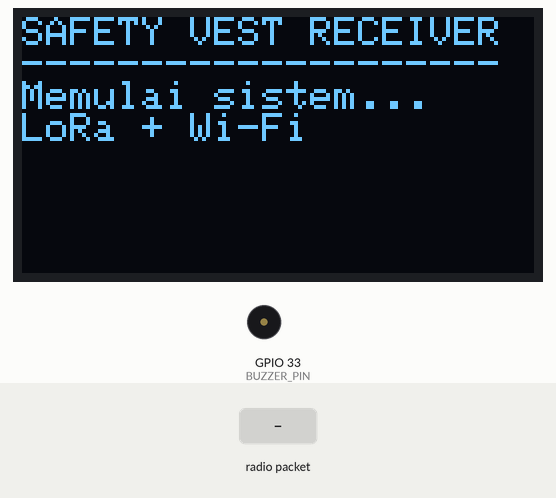
Bench run of a sketch on a simulated ESP32. On the bench: 128×64 one-colour display, buzzer (waves = sounding, pin HIGH). The inputs (shaded band) are chosen by the test bench. WiFi joins after 1.5 s; servers stay silent unless stated; uploads are accepted with an empty reply; no radio packets arrive unless stated; what the sketch prints to the serial monitor is not drawn.

Above: at 1.1 s.
At 8.3 s:
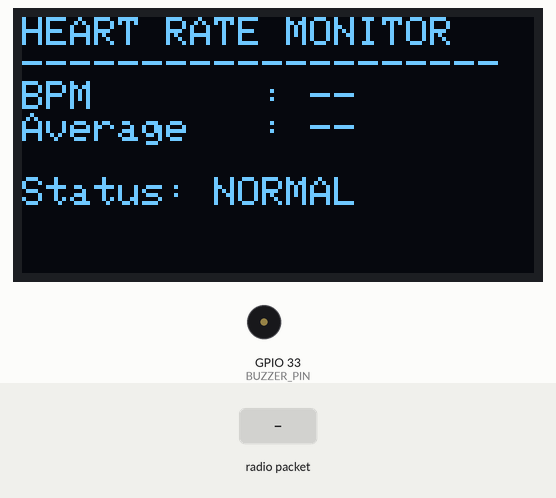
8.4 s: radio packet "EMERGENCY" arrives
At 8.53 s:
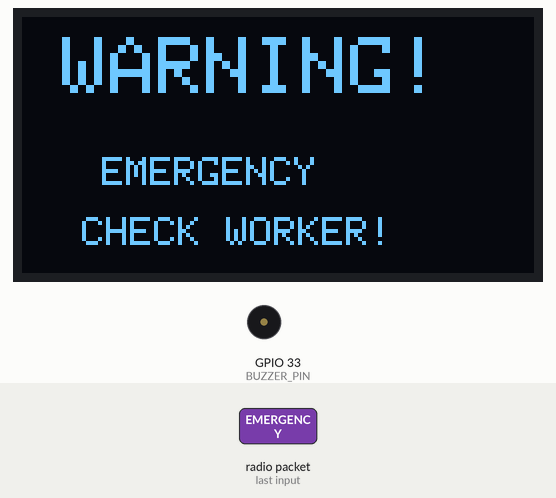
At 9.6 s:
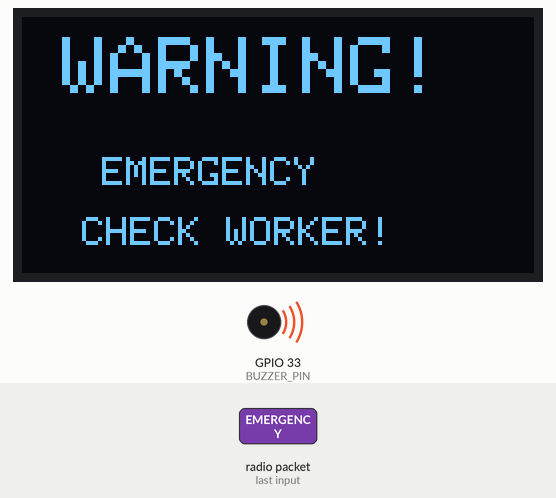
10.1 s: radio packet "DATA," arrives
11.6 s: radio packet "NO_FIX" arrives
Timing chart, 0 to 14.9 s (numbered marks = the images above; inputs shaded):
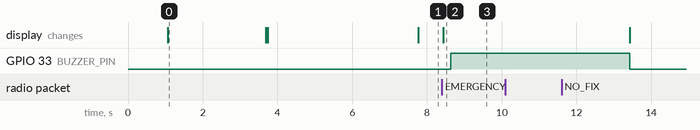

The sketch:

RX_wifi_oled.ino
```cpp
#include <WiFi.h>
#include <HTTPClient.h>
#include <SPI.h>
#include <LoRa.h>
#include <Wire.h>
#include <Adafruit_GFX.h>
#include <Adafruit_SSD1306.h>

const char* WIFI_SSID = "NAMA_WIFI";
const char* WIFI_PASSWORD = "PASSWORD_WIFI";

const char* SERVER_URL =
  "http://111.111.1.111:3000/api/data";


#define LORA_SCK   18
#define LORA_MISO  19
#define LORA_MOSI  23
#define LORA_SS     5
#define LORA_RST   14
#define LORA_DIO0  26
#define LORA_BAND  433E6

#define BUZZER_PIN 33

const unsigned long BUZZER_DURATION = 5000;
unsigned long buzzerActiveUntil = 0;
unsigned long emergencyDisplayUntil = 0;

#define SCREEN_WIDTH 128
#define SCREEN_HEIGHT 64
#define OLED_ADDR 0x3C

Adafruit_SSD1306 display(
  SCREEN_WIDTH,
  SCREEN_HEIGHT,
  &Wire,
  -1
);

bool oledReady = false;

const unsigned long DISPLAY_INTERVAL = 4000;
unsigned long lastDisplay = 0;

bool displayPage = false;

float latitude = 0.0;
float longitude = 0.0;
float uvIndex = 0.0;
float suhu = -127.0;

float bpm = 0.0;
int beatAvg = 0;

bool gpsAvailable = false;
bool emergencyStatus = false;


unsigned long lastWiFiAttempt = 0;

void showMessage(String line1, String line2) {

  if (!oledReady) return;

  display.clearDisplay();
  display.setTextColor(SSD1306_WHITE);
  display.setTextSize(1);
  display.setCursor(0, 0);

  display.println("SAFETY VEST RECEIVER");
  display.println("--------------------");
  display.println(line1);
  display.println(line2);

  display.display();
}

void connectWiFi() {

  WiFi.mode(WIFI_STA);
  WiFi.begin(WIFI_SSID, WIFI_PASSWORD);

  Serial.print("Menghubungkan Wi-Fi");

  unsigned long start = millis();

  while (WiFi.status() != WL_CONNECTED &&
         millis() - start < 15000) {

    delay(400);
    Serial.print(".");
  }
  Serial.println();

  if (WiFi.status() == WL_CONNECTED) {

    Serial.println("Wi-Fi berhasil terhubung!");
    Serial.print("IP Receiver: ");
    Serial.println(WiFi.localIP());

    showMessage(
      "Wi-Fi ONLINE",
      WiFi.localIP().toString()
    );

  } else {

    Serial.println("Wi-Fi belum terhubung.");

    showMessage(
      "Wi-Fi OFFLINE",
      "Coba sambung ulang"
    );
  }
}

bool parseSensorData(String payload) {

  if (!payload.startsWith("DATA,")) {
    return false;
  }
  payload.remove(0, 5);
  String data[6];
  int index = 0;

  while (index < 6) {

    int commaIndex = payload.indexOf(',');

    if (commaIndex == -1) {
      data[index] = payload;
      index++;
      break;
    }
    data[index] = payload.substring(0, commaIndex);
    payload.remove(0, commaIndex + 1);
    index++;
  }

  if (index != 6) {
    Serial.println("Format data sensor tidak lengkap!");
    return false;
  }

  // Membaca GPS
  if (data[0] == "NO_FIX") {

    gpsAvailable = false;

  } else {

    latitude = data[0].toFloat();
    longitude = data[1].toFloat();

    gpsAvailable = true;
  }

  uvIndex = data[2].toFloat();
  suhu = data[3].toFloat();
  bpm = data[4].toFloat();
  beatAvg = data[5].toInt();

  Serial.println("Data sensor berhasil diproses.");

  return true;
}

void displayPage1() {

  if (!oledReady) return;

  display.clearDisplay();
  display.setTextColor(SSD1306_WHITE);
  display.setTextSize(1);
  display.setCursor(0, 0);

  display.println("SAFETY VEST MONITOR");
  display.println("--------------------");

  if (gpsAvailable) {

    display.print("Lat: ");
    display.println(latitude, 6);

    display.print("Lon: ");
    display.println(longitude, 6);

  } else {

    display.println("GPS: NO FIX");
    display.println("Koordinat belum ada");
  }

  display.print("UV   : ");
  display.println(uvIndex, 1);

  display.print("Temp : ");

  if (suhu > -100) {

    display.print(suhu, 1);
    display.println(" C");

  } else {

    display.println("--");
  }

  display.display();
}

void displayPage2() {

  if (!oledReady) return;

  display.clearDisplay();
  display.setTextColor(SSD1306_WHITE);
  display.setTextSize(1);
  display.setCursor(0, 0);

  display.println("HEART RATE MONITOR");
  display.println("--------------------");

  display.print("BPM       : ");

  if (bpm > 0) {
    display.println(bpm, 0);
  } else {
    display.println("--");
  }

  display.print("Average   : ");

  if (beatAvg > 0) {
    display.println(beatAvg);
  } else {
    display.println("--");
  }

  display.println();

  if (emergencyStatus) {
    display.println("!!! EMERGENCY !!!");
  } else {
    display.println("Status: NORMAL");
  }
  display.display();
}

void displayEmergency() {
  if (!oledReady) return;

  display.clearDisplay();

  display.setTextColor(SSD1306_WHITE);

  display.setTextSize(2);
  display.setCursor(10, 5);
  display.println("WARNING!");

  display.setTextSize(1);
  display.setCursor(20, 35);
  display.println("EMERGENCY");

  display.setCursor(15, 50);
  display.println("CHECK WORKER!");

  display.display();
}
bool postPacket(String payload, long rssi, float snr) {

  if (WiFi.status() != WL_CONNECTED) {
    Serial.println("Wi-Fi tidak tersedia.");
    return false;
  }
  HTTPClient http;
  http.setTimeout(2500);
  http.begin(SERVER_URL);
  http.addHeader(
    "Content-Type",
    "application/json"
  );

  String json = "{\"payload\":\"" + payload +
                "\",\"rssi\":" + String(rssi) +
                ",\"snr\":" + String(snr, 1) + "}";

  int httpCode = http.POST(json);

  if (httpCode > 0) {
    Serial.print("HTTP POST: ");
    Serial.println(httpCode);
    Serial.print("Response: ");
    Serial.println(http.getString());
  } else {
    Serial.print("HTTP Error: ");
    Serial.println(http.errorToString(httpCode));
  }
  http.end();
  return (httpCode >= 200 && httpCode < 300);
}

void setup() {

  Serial.begin(115200);
  delay(1000);

  Serial.println();
  Serial.println("================================");
  Serial.println("      SAFETY VEST RECEIVER");
  Serial.println("================================");

  pinMode(BUZZER_PIN, OUTPUT);
  digitalWrite(BUZZER_PIN, LOW);

  Wire.begin(21, 22);

  if (display.begin(
        SSD1306_SWITCHCAPVCC,
        OLED_ADDR
      )) {

    oledReady = true;

    showMessage(
      "Memulai sistem...",
      "LoRa + Wi-Fi"
    );
  } else {
    Serial.println("OLED gagal dimulai!");
  }
  delay(1000);

  connectWiFi();

  SPI.begin(
    LORA_SCK,
    LORA_MISO,
    LORA_MOSI,
    LORA_SS
  );

  LoRa.setPins(
    LORA_SS,
    LORA_RST,
    LORA_DIO0
  );

  if (!LoRa.begin(LORA_BAND)) {
    Serial.println("LoRa gagal dimulai!");
    showMessage(
      "LORA ERROR",
      "LoRa gagal dimulai"
    );
    while (true) {
      delay(1000);
    }
  }
  LoRa.setSpreadingFactor(7);
  LoRa.setSignalBandwidth(125E3);
  LoRa.setCodingRate4(5);
  LoRa.enableCrc();

  Serial.println("LoRa berhasil dimulai.");
  Serial.println("Frekuensi: 433 MHz");
  Serial.println("SF: 7");
  Serial.println("BW: 125 kHz");
  Serial.println("CR: 4/5");

  Serial.println();
  Serial.println("Menunggu data transmitter...");

  showMessage(
    "LoRa ONLINE",
    WiFi.status() == WL_CONNECTED
      ? "Wi-Fi ONLINE"
      : "Wi-Fi OFFLINE"
  );
  lastDisplay = millis();
}

void loop() {
  unsigned long now = millis();

  if (WiFi.status() != WL_CONNECTED &&
      now - lastWiFiAttempt >= 10000) {
    lastWiFiAttempt = now;
    Serial.println("Mencoba menghubungkan Wi-Fi...");
    WiFi.disconnect();
    WiFi.begin(WIFI_SSID, WIFI_PASSWORD);
  }

  if (buzzerActiveUntil != 0 &&
      (long)(buzzerActiveUntil - now) > 0) {
    digitalWrite(BUZZER_PIN, HIGH);
  } else {
    digitalWrite(BUZZER_PIN, LOW);
    buzzerActiveUntil = 0;
  }

  int packetSize = LoRa.parsePacket();

  if (packetSize > 0) {
    String payload = "";

    while (LoRa.available()) {
      payload += (char)LoRa.read();
    }
    long rssi = LoRa.packetRssi();
    float snr = LoRa.packetSnr();

    payload.trim();

    Serial.println();
    Serial.println("======= PAKET DITERIMA =======");

    Serial.print("Data : ");
    Serial.println(payload);

    Serial.print("RSSI : ");
    Serial.print(rssi);
    Serial.println(" dBm");

    Serial.print("SNR  : ");
    Serial.print(snr);
    Serial.println(" dB");

    bool validPacket = false;

    if (payload == "EMERGENCY") {
      Serial.println("!!! PERINGATAN DARURAT !!!");
      emergencyStatus = true;
      buzzerActiveUntil = millis() + BUZZER_DURATION;
      emergencyDisplayUntil = millis() + BUZZER_DURATION;
      displayEmergency();
      validPacket = true;
    }
    else if (payload.startsWith("DATA,")) {
      Serial.println("Paket data sensor diterima.");
      if (parseSensorData(payload)) {
        emergencyStatus = false;
        emergencyDisplayUntil = 0;
        validPacket = true;
      }
    }
    else {
      Serial.println("Format paket tidak dikenal.");
    }

    if (validPacket) {

      if (postPacket(payload, rssi, snr)) {
        Serial.println("Data berhasil dikirim ke website.");
      } else {
        Serial.println("Gagal mengirim data ke website.");
      }
    }
    Serial.println("==============================");
  }

  now = millis();

  if (emergencyDisplayUntil != 0) {
    if ((long)(emergencyDisplayUntil - now) > 0) {
    } else {
      emergencyDisplayUntil = 0;
      lastDisplay = now;

      if (displayPage) {
        displayPage2();
      } else {
        displayPage1();
      }
    }
  }

  else if (now - lastDisplay >= DISPLAY_INTERVAL) {
    lastDisplay = now;
    displayPage = !displayPage;
    if (displayPage) {
      displayPage2();
    } else {
      displayPage1();
    }
  }
}
```

Measured:
- after the input at 8.4 s, GPIO 33 (BUZZER_PIN): LOW → HIGH after 0.23 s; the display: changes at once (image 2)
- after the input at 10.1 s, every drawn part: stays the same
- what the display in image 0 shows lasts 2.6 s, from 1.1 s to 3.7 s
